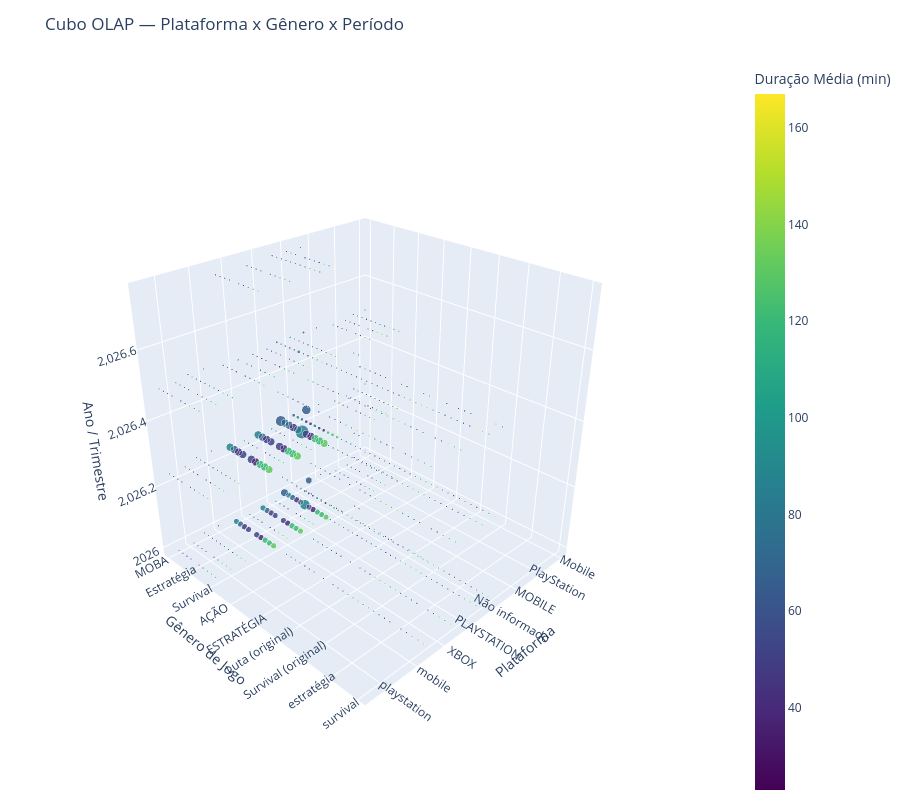

The cell this chart's notebook holds for it:
### Code cell
cubo_olap['trimestre'] = (
    (cubo_olap['mes'] - 1) // 3 + 1
)

cubo_3d = cubo_olap.groupby(
    ['plataforma', 'genero_jogo', 'ano', 'trimestre'],
    as_index=False
).agg(
    total_sessoes=('total_sessoes', 'sum'),
    tempo_total=('tempo_total', 'sum')
)

cubo_3d['tempo_medio'] = (
    cubo_3d['tempo_total'] /
    cubo_3d['total_sessoes']
).round(2)

cubo_3d['horas_jogadas'] = (
    cubo_3d['tempo_total'] / 60
).round(2)

cubo_3d['periodo'] = (
    cubo_3d['ano'] +
    (cubo_3d['trimestre'] - 1) / 4
)

fig = px.scatter_3d(
    cubo_3d,
    x='plataforma',
    y='genero_jogo',
    z='periodo',
    size='total_sessoes',
    color='tempo_medio',
    hover_data={
        'ano': True,
        'trimestre': True,
        'total_sessoes': ':,',
        'horas_jogadas': ':,.2f',
        'tempo_medio': ':.2f',
        'periodo': False
    },
    title='Cubo OLAP — Plataforma x Gênero x Período',
    labels={
        'plataforma': 'Plataforma',
        'genero_jogo': 'Gênero de Jogo',
        'periodo': 'Ano / Trimestre',
        'tempo_medio': 'Duração Média (min)',
        'total_sessoes': 'Sessões',
        'horas_jogadas': 'Horas Jogadas'
    },
    color_continuous_scale='Viridis',
    opacity=0.85,
    size_max=22
)

fig.update_traces(
    marker=dict(sizemin=4)
)

fig.update_layout(
    height=800,
    scene=dict(
        xaxis_title='Plataforma',
        yaxis_title='Gênero de Jogo',
        zaxis_title='Ano / Trimestre',
        aspectmode='cube',
        camera=dict(
            eye=dict(x=1.8, y=1.8, z=1.4)
        )
    ),
    margin=dict(l=0, r=0, b=0, t=60)
)

fig.show()

### Figure 1 — Plotly figure (JSON) as saved in the notebook; plotly's stock layout.template omitted (floating-point values rounded to 4 significant figures; data arrays with more than 128 entries replaced by an {"elided": "..."} marker saying what was removed)
{"data": [{"customdata": {"elided": "719x5 float values"}, "hovertemplate": "Plataforma=%{x}<br>Gênero de Jogo=%{y}<br>Sessões=%{customdata[2]:,}<br>ano=%{customdata[0]}<br>trimestre=%{customdata[1]}<br>Horas Jogadas=%{customdata[3]:,.2f}<br>Duração Média (min)=%{marker.color:.2f}<extra></extra>", "legendgroup": "", "marker": {"color": {"elided": "719 float values"}, "coloraxis": "coloraxis", "opacity": 0.85, "size": {"elided": "719 int values"}, "sizemin": 4, "sizemode": "area", "sizeref": 66.06, "symbol": "circle"}, "mode": "markers", "name": "", "scene": "scene", "showlegend": false, "type": "scatter3d", "x": {"elided": "719 str values"}, "y": {"elided": "719 str values"}, "z": {"elided": "719 float values"}}], "layout": {"coloraxis": {"autocolorscale": false, "colorbar": {"title": {"text": "Duração Média (min)"}}, "colorscale": [[0, "#440154"], [0.1111, "#482878"], [0.2222, "#3e4989"], [0.3333, "#31688e"], [0.4444, "#26828e"], [0.5556, "#1f9e89"], [0.6667, "#35b779"], [0.7778, "#6ece58"], [0.8889, "#b5de2b"], [1, "#fde725"]]}, "height": 800, "legend": {"itemsizing": "constant", "tracegroupgap": 0}, "margin": {"b": 0, "l": 0, "r": 0, "t": 60}, "scene": {"aspectmode": "cube", "camera": {"eye": {"x": 1.8, "y": 1.8, "z": 1.4}}, "domain": {"x": [0, 1], "y": [0, 1]}, "xaxis": {"title": {"text": "Plataforma"}}, "yaxis": {"title": {"text": "Gênero de Jogo"}}, "zaxis": {"title": {"text": "Ano / Trimestre"}}}, "title": {"text": "Cubo OLAP — Plataforma x Gênero x Período"}}}
